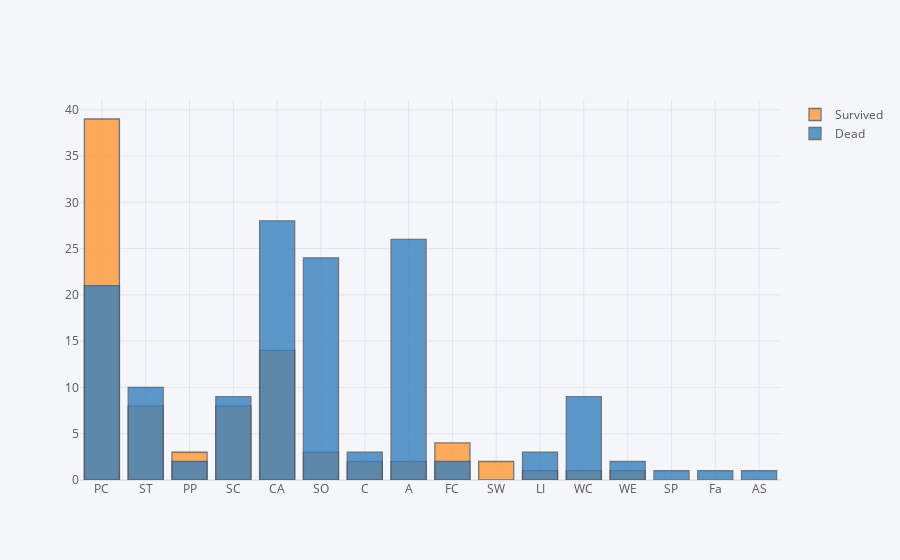

Notebook code cell kept with this figure:
### Code cell
import chart_studio.plotly as py
import cufflinks as cf
cf.go_offline(connected=True)

survived = train[train['Survived'] == 1]['Ticket_Initial2'] 
dead = train[train['Survived'] == 0]['Ticket_Initial2']
df_temp1 = pd.concat([survived, dead], axis=1, keys=['Survived', 'Dead'])
df_temp1.iplot(kind='histogram')

### Figure 1 — Plotly figure (JSON) as saved in the notebook; plotly's stock layout.template omitted (floating-point values rounded to 4 significant figures; data arrays with more than 128 entries replaced by an {"elided": "..."} marker saying what was removed)
{"data": [{"histfunc": "count", "histnorm": "", "marker": {"color": "rgba(255, 153, 51, 1.0)", "line": {"color": "#4D5663", "width": 1.3}}, "name": "Survived", "opacity": 0.8, "orientation": "v", "type": "histogram", "x": {"elided": "891 str values"}}, {"histfunc": "count", "histnorm": "", "marker": {"color": "rgba(55, 128, 191, 1.0)", "line": {"color": "#4D5663", "width": 1.3}}, "name": "Dead", "opacity": 0.8, "orientation": "v", "type": "histogram", "x": {"elided": "891 str values"}}], "layout": {"barmode": "overlay", "legend": {"bgcolor": "#F5F6F9", "font": {"color": "#4D5663"}}, "paper_bgcolor": "#F5F6F9", "plot_bgcolor": "#F5F6F9", "title": {"font": {"color": "#4D5663"}}, "xaxis": {"gridcolor": "#E1E5ED", "showgrid": true, "tickfont": {"color": "#4D5663"}, "title": {"font": {"color": "#4D5663"}, "text": ""}, "zerolinecolor": "#E1E5ED"}, "yaxis": {"gridcolor": "#E1E5ED", "showgrid": true, "tickfont": {"color": "#4D5663"}, "title": {"font": {"color": "#4D5663"}, "text": ""}, "zerolinecolor": "#E1E5ED"}}}
